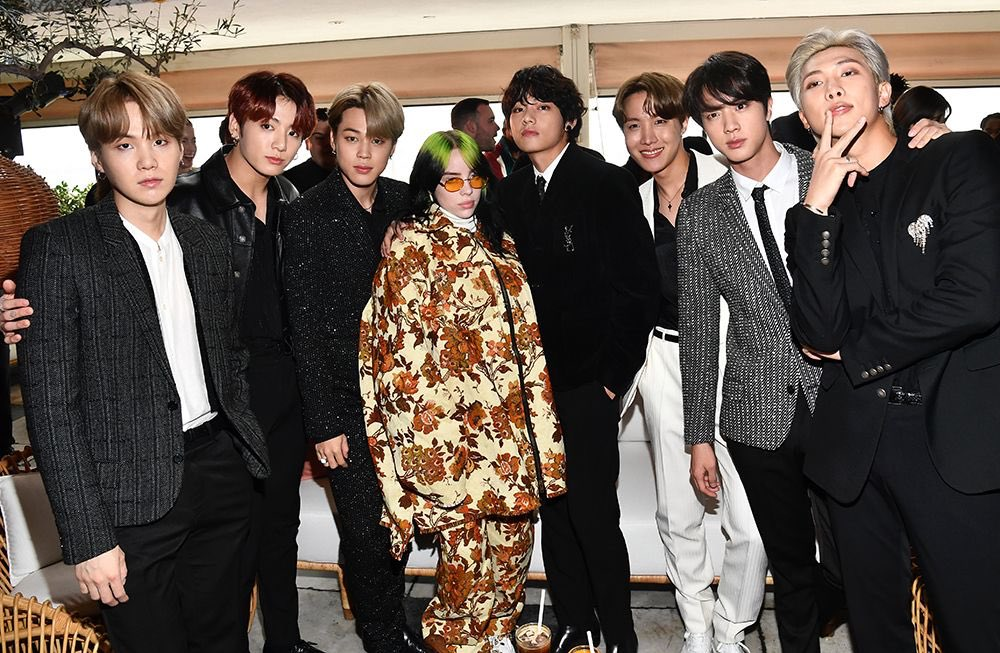
#> input picture 06_multimedia/bts.jpg, 1000 x 653 px
$ python opencv_image.py
#> lines starting #> are read from the running program, lines starting #| are printed output that depends on the picture
import cv2

img = cv2.imread('bts.jpg')
#> img is the input picture: shape (653, 1000, 3); mean B, G, R 76.7, 85, 97
img2 = cv2.resize(img, (600,400))
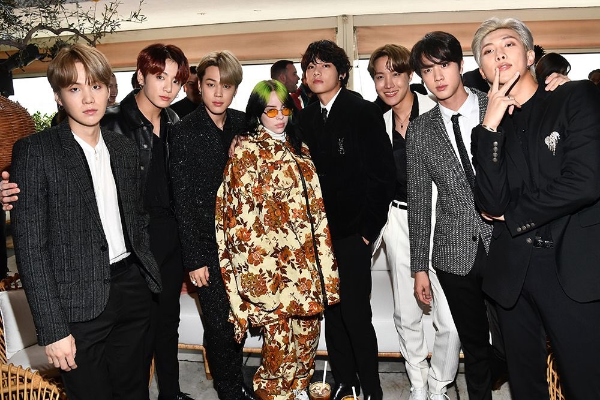
#> img2: shape (400, 600, 3); mean B, G, R 76.6, 84.9, 96.9
edge1 = cv2.Canny(img, 50, 100)
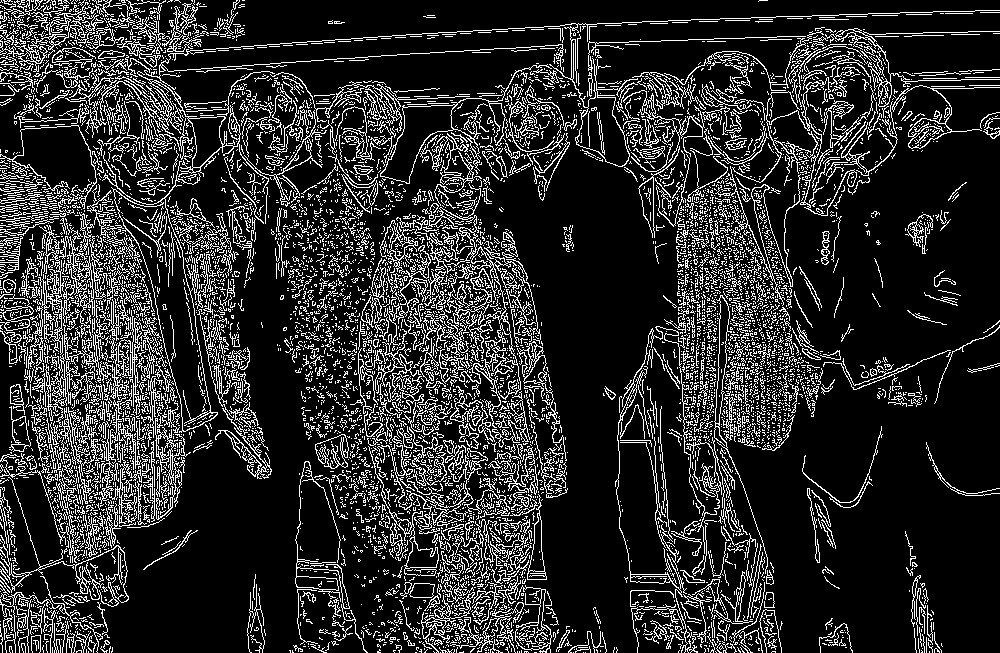
#> edge1: shape (653, 1000); 17% white in thin lines or dots
edge2 = cv2.Canny(img, 100, 150)
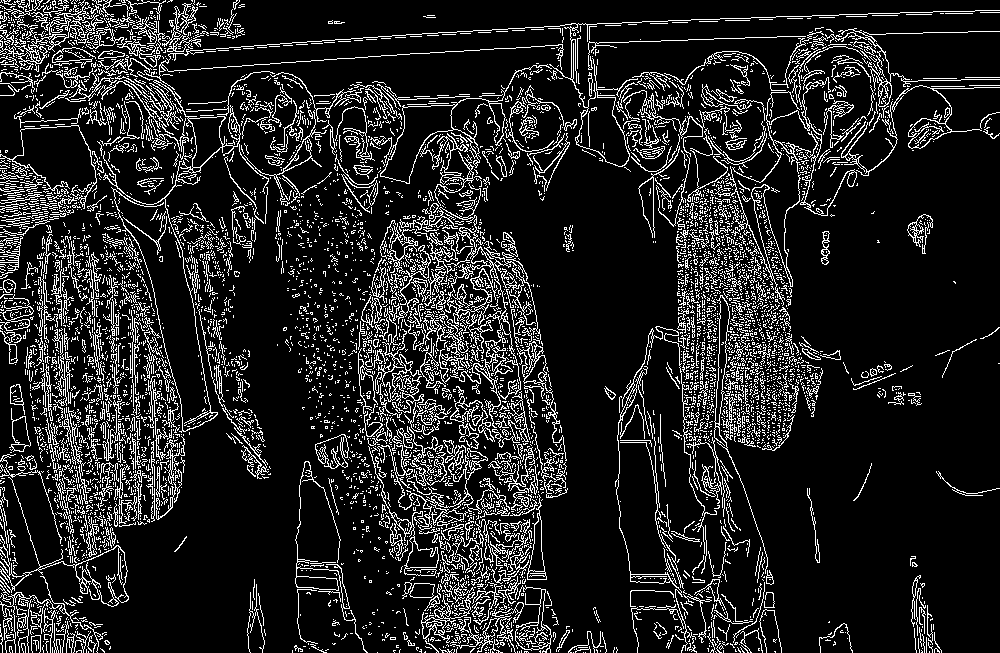
#> edge2: shape (653, 1000); 13.7% white in thin lines or dots
edge3 = cv2.Canny(img, 150, 200)
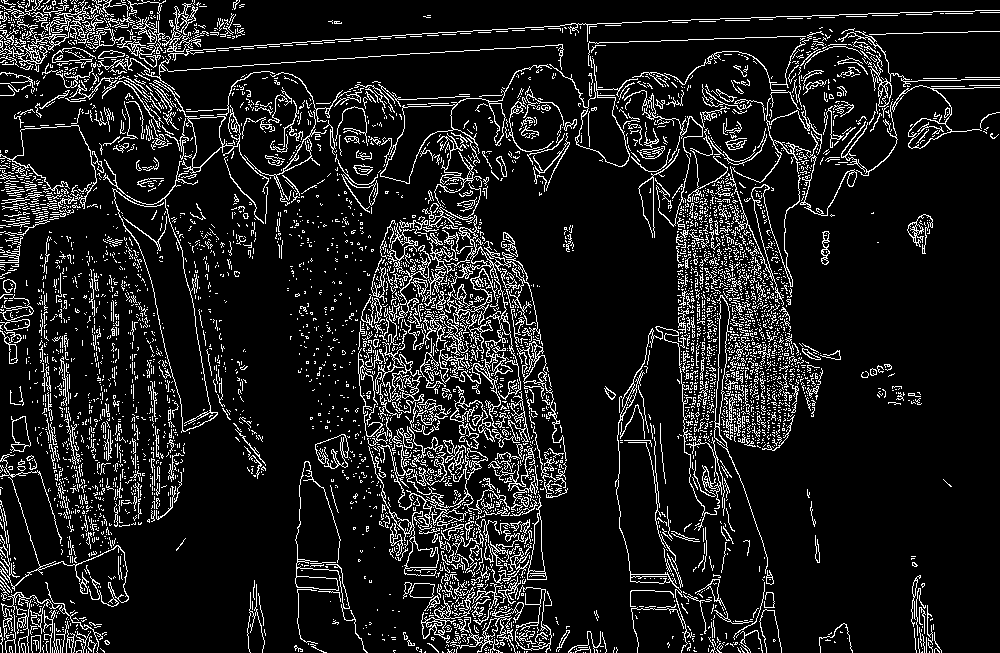
#> edge3: shape (653, 1000); 11.4% white in thin lines or dots

cv2.imshow('BTS', img)
cv2.imshow('edge1', edge1)
cv2.imshow('edge2', edge2)
cv2.imshow('edge3', edge3)

cv2.waitKey(0)

cv2.destroyAllWindows()

$ run again, with 06_multimedia/cat.jpg copied over 06_multimedia/bts.jpg
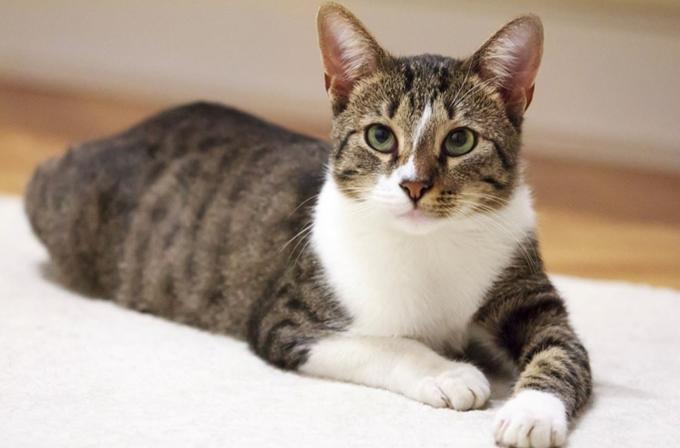
#> input picture 06_multimedia/cat.jpg, 680 x 448 px
#> img is the input picture: shape (448, 680, 3); mean B, G, R 143.6, 157.3, 172.9
#> `edge1 = cv2.Canny(img, 50, 100)`:
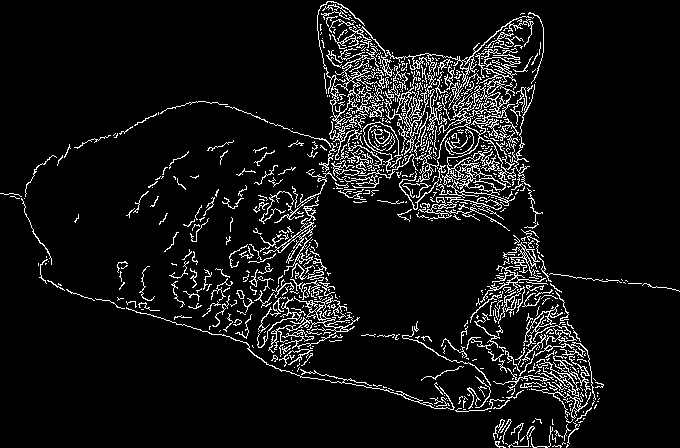
#> edge1: shape (448, 680); 7.6% white in thin lines or dots
#> edge2: shape (448, 680); 5.2% white in thin lines or dots
#> `edge3 = cv2.Canny(img, 150, 200)`:
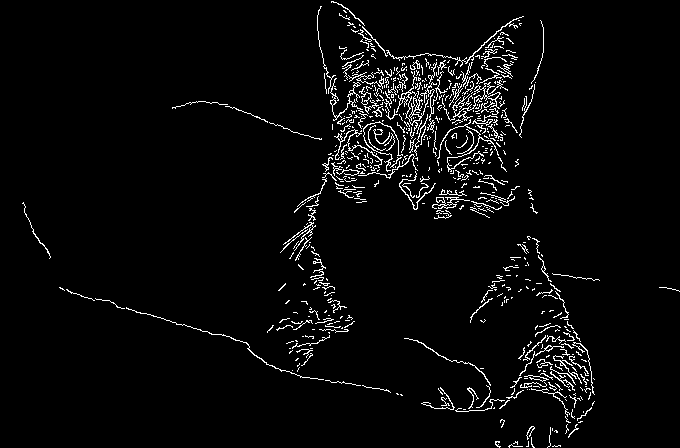
#> edge3: shape (448, 680); 3.7% white in thin lines or dots
